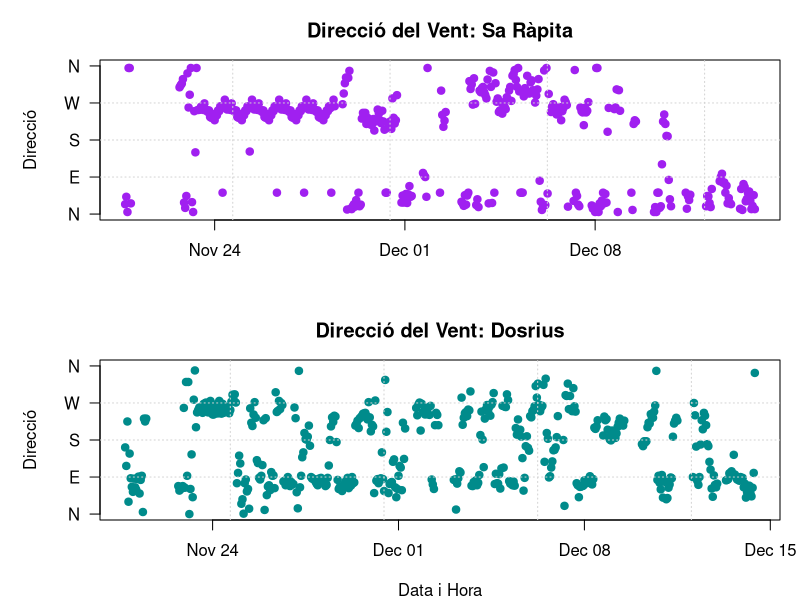

Reproduce this figure in R.
# ============================================================
# 1) PREPARACIÓ DE DADES
# ============================================================
sarapita <- read.csv("error_sarapita.csv", header = TRUE)
sarapita$time <- as.POSIXct(sarapita$time, format="%Y-%m-%d %H:%M:%S")

dosrius <- read.csv("error_dosrius.csv", header = TRUE)
dosrius$time <- as.POSIXct(dosrius$time, format="%Y-%m-%d %H:%M:%S")

# ############################################################
# 2) CONFIGURACIÓ DEL PANELL
# ############################################################
par(mfrow = c(2, 1), mar = c(4, 5, 3, 1)) # Marge esquerre (5) una mica més ample per les lletres

# ############################################################
# GRÀFIC 1: Direcció Vent SA RÀPITA
# ############################################################
plot(x = sarapita$time, 
     y = sarapita$dir, 
     type = "p",           # Punts
     pch = 19,             # Cercle sòlid
     col = "purple",       # Color lila
     cex = 1,
     ylim = c(0, 360),     # Els graus van de 0 a 360 obligatòriament
     yaxt = "n",           # "n" vol dir: "No dibuixis l'eix Y automàtic, que el faré jo"
     main = "Direcció del Vent: Sa Ràpita",
     xlab = "",           
     ylab = "Direcció")


axis(2, at = c(0, 90, 180, 270, 360), 
     labels = c("N", "E", "S", "W", "N"), las=1)


abline(h = c(90, 180, 270), col = "lightgray", lty = 3)
grid(nx = NULL, ny = NA) # Només graella vertical

# ############################################################
# GRÀFIC 2: Direcció Vent DOSRIUS
# ############################################################
plot(x = dosrius$time, 
     y = dosrius$dir, 
     type = "p", 
     pch = 19, 
     col = "darkcyan",     # Color blau-verdaci
     cex = 1,
     ylim = c(0, 360),
     yaxt = "n",           # Amaguem eix automàtic
     main = "Direcció del Vent: Dosrius",
     xlab = "Data i Hora",
     ylab = "Direcció")


axis(2, at = c(0, 90, 180, 270, 360), 
     labels = c("N", "E", "S", "W", "N"), las=1)


abline(h = c(90, 180, 270), col = "lightgray", lty = 3)
grid(nx = NULL, ny = NA)
